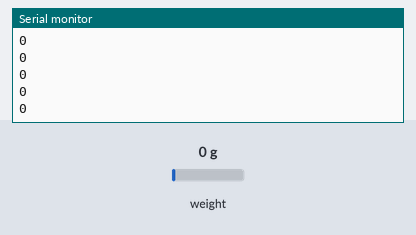
Bench run of a sketch on a simulated Arduino Uno, built with avr-gcc and run on an emulated ATmega328P. On the bench: the last lines printed to the serial monitor. Inputs (shaded band) come from the test bench; at power-on: weight on the scale 0 g.

Above: at 2.2 s.
2.3 s: weight on the scale set to 100 g
At 2.42 s:
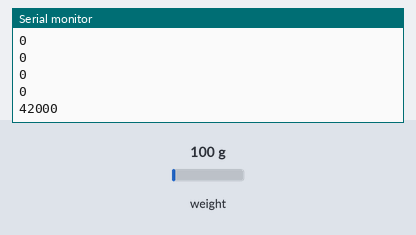
3.8 s: weight on the scale set to 1250 g
At 3.86 s:
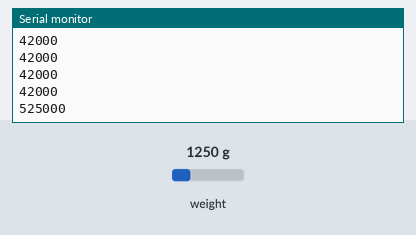
Timing chart, 0 to 6.8 s (numbered marks = the images above; inputs shaded):
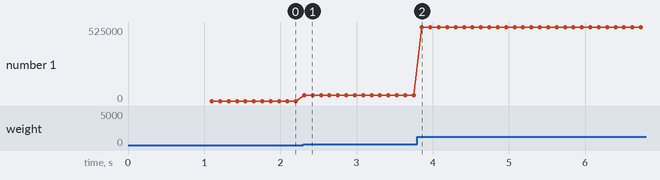

Measured:
- after the input at 2.3 s, the serial monitor: prints a new line at once (image 1)
- after the input at 3.8 s, the serial monitor: prints a new line after 0.06 s (image 2)
- plotted number 1: 0 → 42000 after the input at 2.3 s, 42000 → 525000 after the input at 3.8 s

The sketch:

HX711_calibration.ino
```cpp
/**
 * @brief calibrated load cell send data to unity for recording it
 */
#include "HX711.h"

 // HX711 circuit wiring
const int LOADCELL_DOUT_PIN = 7;
const int LOADCELL_SCK_PIN = 8 ;

HX711 scale;
int32_t val;

void setup() {
    while (!Serial);
    Serial.begin(115200);
    scale.begin(LOADCELL_DOUT_PIN, LOADCELL_SCK_PIN);
    // set the offset value that the load cell is reading with no load
    //loadcell.set_offset(LOADCELL_OFFSET);
    scale.set_scale();
    scale.tare();

}

void loop() {
    if (scale.is_ready()) {
        val = scale.get_value(1);
        Serial.println(val);
    }
    delay(10);
}

// ## How to calibrate your load cell
// 1. Call `set_scale()` with no parameter.
// 2. Call `tare()` with no parameter.
// 3. Place a known weight on the scale and call `get_units(10)`.
// 4. Divide the result in step 3 to your known weight. You should
//    get about the parameter you need to pass to `set_scale()`.
// 5. Adjust the parameter in step 4 until you get an accurate reading.
```
